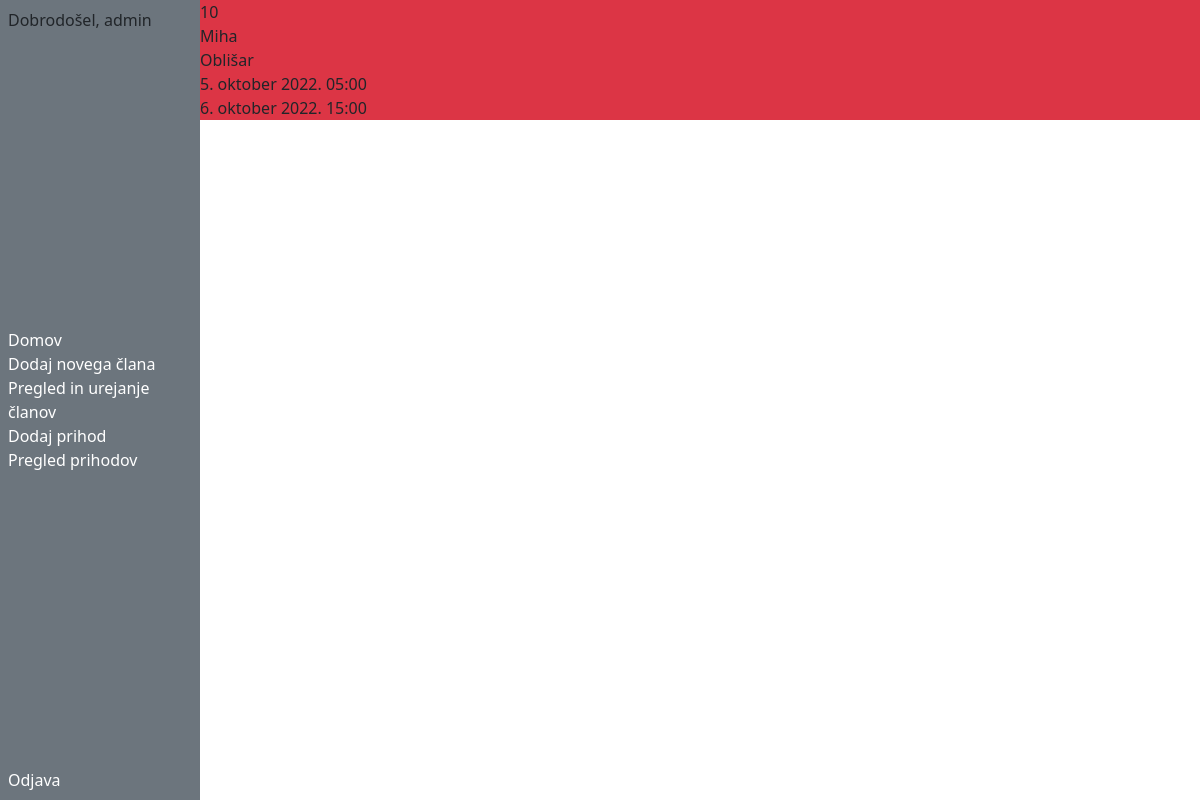
Screenshot of /evidence/10 (signed in) with the database file from the repository.
### workevidence/models.py (models this page shows, shortened)
class WorkEvidence(models.Model):
    worker = models.ForeignKey(Worker,on_delete=models.CASCADE)
    created_date = models.DateTimeField(default=timezone.now)
    start_date = models.DateTimeField(blank=True, null=True)
    end_date = models.DateTimeField(blank=True, null=True)

class Worker(models.Model):
    first_name = models.CharField(max_length=20)
    last_name = models.CharField(max_length=20)
    date_of_birth = models.DateField(blank=True, null=True)
    card_id = models.CharField(max_length=20,blank=True,null=True,unique=True)
    created_date = models.DateTimeField(default=timezone.now)

### workevidence/views.py (the view)
# urls.py: path('evidence/<int:pk>', views.evidenceDetails, name='evidence_detail'),
def evidenceDetails(request,pk):
    evidence = get_object_or_404(WorkEvidence, pk=pk)
    return render(request, 'evidence_detail.html', {'evidence': evidence})

### workevidence/templates/evidence_detail.html
{% extends 'base.html' %} {% block content %}
<div class="d-flex flex-column border-3 border-danger bg-danger">
  <p class="m-0">{{ evidence.id}}</p>
  <p class="m-0">{{ evidence.worker.first_name}}</p>
  <p class="m-0">{{ evidence.worker.last_name}}</p>
  <p class="m-0">{{ evidence.start_date}}</p>
  <p class="m-0">{{ evidence.end_date}}</p>
</div>
{% endblock %}

### workevidence/templates/base.html (shortened to what this page needs)
<!DOCTYPE html>
<html lang="en">
  <head>
    <link
      href="https://cdn.jsdelivr.net/npm/bootstrap@5.2.2/dist/css/bootstrap.min.css"
      rel="stylesheet"
    />
  </head>
  <body>
    <div class="vw-100 vh-100 d-flex flex-row">
      {% if user.is_authenticated %}
      <div
        class="col-2 bg-secondary d-flex flex-column align-content-center justify-content-between p-2"
      >
        <div>Dobrodošel, {{user}}</div>
        <div class="d-flex flex-column">
          <a href="{% url 'index' %}" class="text-white text-decoration-none"
          >Domov</a
        >
            <a href="{% url 'worker_new' %}" class="text-white text-decoration-none"
            >Dodaj novega člana</a>
            <a href="{% url 'workers' %}" class="text-white text-decoration-none"
            >Pregled in urejanje članov</a
          >
          <a href="{% url 'evidence_new' %}" class="text-white text-decoration-none"
            >Dodaj prihod</a
          >
          <a href="{% url 'evidence' %}"" class="text-white text-decoration-none"
            >Pregled prihodov</a
          >
        </div>
        <div>
          <a href="{% url 'logout' %}" class="text-white text-decoration-none"
            >Odjava</a
          >
        </div>
      </div>
      <div class="col-10">{% block content %} {% endblock %}</div>
      {% else %}
    </div>
    {% endif %}
  </body>
</html>

### rows the page displays
WorkEvidence: id "10", worker.first_name "Miha", worker.last_name "Oblišar", start_date "5. oktober 2022. 05:00", end_date "6. oktober 2022. 15:00"

### other values shown
{{ user }} "admin"
